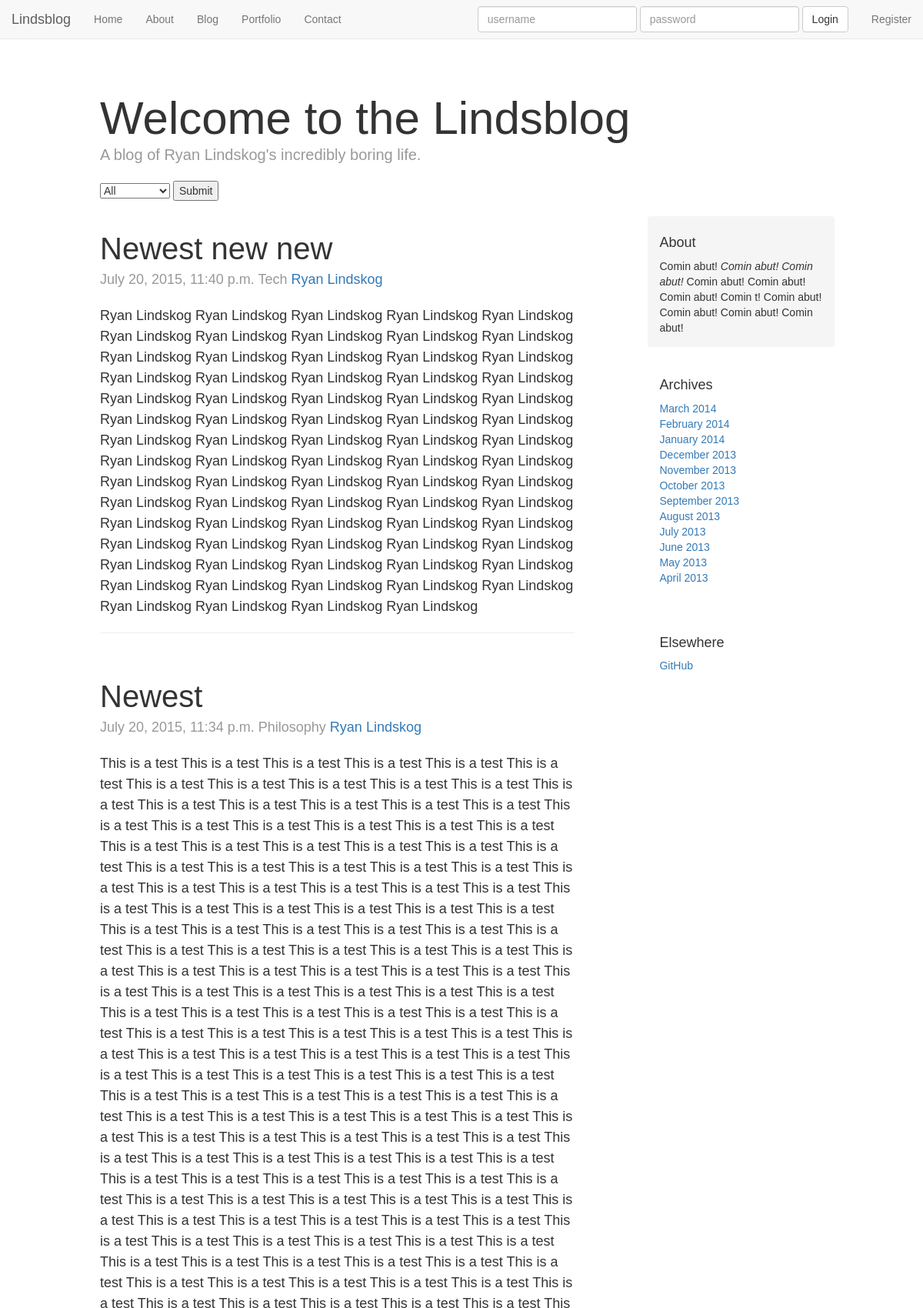
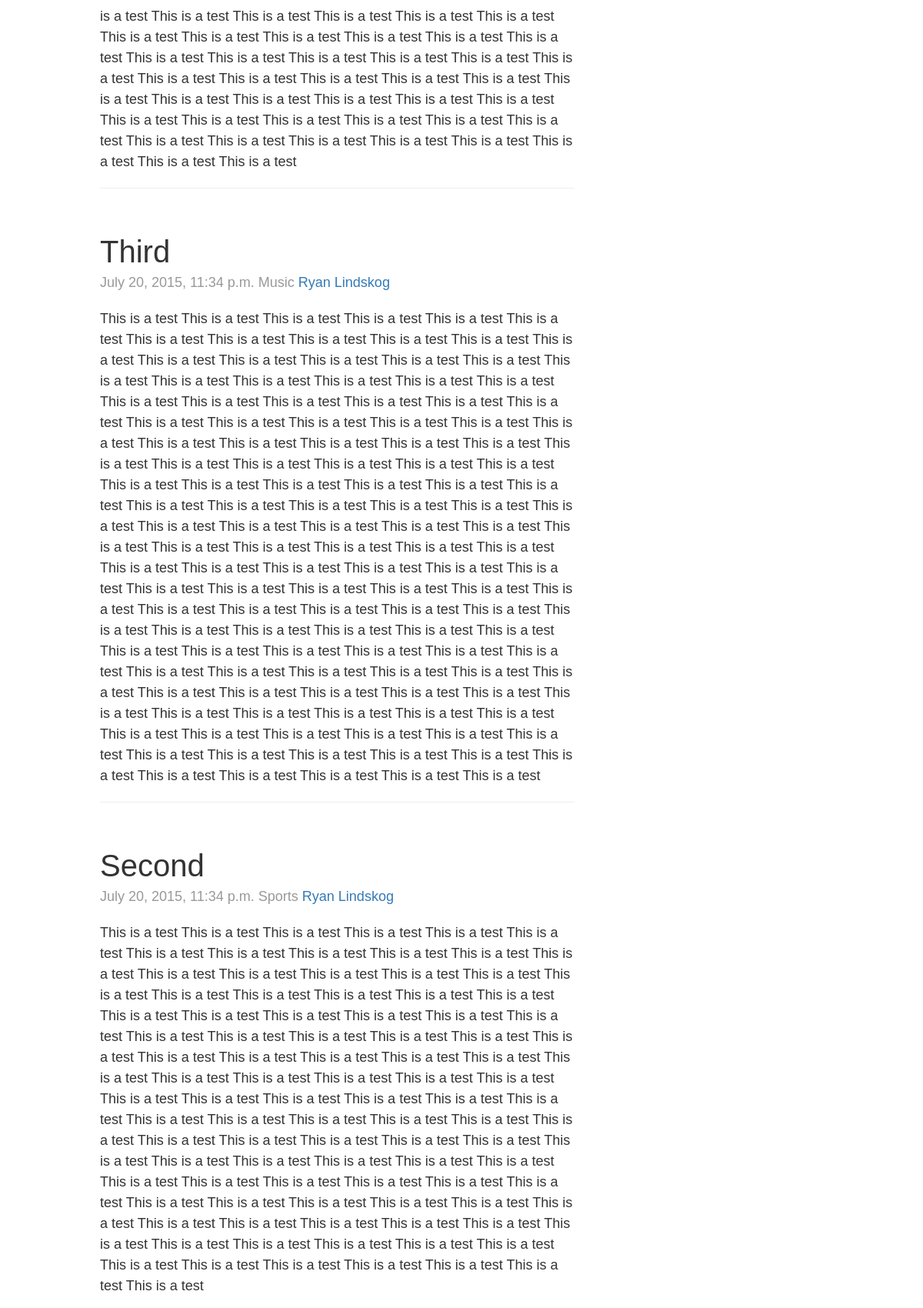
Screenshot of /blog/ (upper part) with the database file from the repository (2 pictures, top to bottom).
### blog/models.py (models this page shows, shortened)
class Post(models.Model):
    title = models.CharField(max_length=120)
    author = models.CharField(default='Ryan Lindskog', max_length=50)
    CATEGORY_CHOICES = (
        ('Tech', 'Tech'),
        ('Sports', 'Sports'),
        ('Music', 'Music'),
        ('Philosophy', 'Philosophy'),
    )
    category = models.CharField(max_length=120, choices=CATEGORY_CHOICES, default='All')
    body = models.TextField()
    created = models.DateTimeField(auto_now_add=True, auto_now=False)
    edited = models.DateTimeField(auto_now_add=False, auto_now=True)
    slug = models.SlugField(max_length=120, unique=True)

### blog/views.py (the view)
# urls.py: 2. Add a URL to urlpatterns:  url(r'^blog/', include(blog_urls))
def blog(request):
    form = CategoryForm(request.POST or None)
    if form.is_valid():
        category = form.cleaned_data.get('category')
    else:
        category = 'All'
    print(category)
    entries = Post.objects.order_by("-created").all()  # order_by("-created") to reverse
    entry_list = list(entries)
    paginator = Paginator(entries, 12)
    for i in entries:
        print(i.created)
    try:
        page = int(request.GET.get("page", '1')) # this is where you set beginning page!  If you want it to start from last, page = paginator.num_pages
    except ValueError:
        page = 1
    try:
        entries = paginator.page(page)
    except (InvalidPage, EmptyPage):
        entries = paginator.page(paginator.num_pages)
    template = 'blog.html'
    context = dict(posts=entries, user=request.user, form=form, category=category, title=template_title(request))
    return render(request, template, context)

### blog/forms.py
class CategoryForm(forms.Form):
    CATEGORY_CHOICES = (
        ('All', 'All'),
        ('Tech', 'Tech'),
        ('Sports', 'Sports'),
        ('Music', 'Music'),
        ('Philosophy', 'Philosophy'),
    )
    category = forms.ChoiceField(choices=CATEGORY_CHOICES, label='category')

### home/views.py (called while the page is built)
def template_title(a_request):
    user = a_request.user
    path = a_request.get_full_path()
    if path == '/':
        current_page = 'Home'
    else:
        split_path = path.split('/')
        if len(split_path) > 1:
            current_page = path.split('/')[1].title()
        else:
            current_page = path.split('/')[-1].title()
    if user.is_authenticated():
        title_string = "%s | %s" % (user, current_page)
    else:
        title_string = "Signup! | %s" % current_page
    return title_string

### templates/blog.html (shortened to what this page needs)
{% extends 'base.html' %}
{% load crispy_forms_tags %}
  {% block content %}
      <div class="container">
        <div class="blog-header">
            <h1 class="blog-title">Welcome to the Lindsblog</h1>
            <p class="lead blog-description">A blog of Ryan Lindskog's incredibly boring life.</p>
            <form action="" method="post">
                {% for choice in form %}
                        {{ choice }}
                {% endfor %}
                <input type="submit" value="Submit" />
            </form>
          </div>
  <div class="row">
    <div class="col-sm-8 blog-main">
    {% for post in posts %}
        {% if post.category == category %}
            <div class="blog-post">
                <h2 class="blog-post-title"> {{ post.title }} </h2>
                <p class="blog-post-meta">{{ post.created }} {{ post.category }} <a href="#">{{ post.author }}</a></p>
                <p>{{ post.body }}</p>
                <hr>
            </div>
        {% elif category == 'All' %}
            <div class="blog-post">
                <h2 class="blog-post-title"> {{ post.title }} </h2>
                <p class="blog-post-meta">{{ post.created }} {{ post.category }} <a href="#">{{ post.author }}</a></p>
                <p>{{ post.body }}</p>
                <hr>
            </div>
        {% endif %}
    {% endfor %}
    </div>
        <div class="col-sm-3 col-sm-offset-1 blog-sidebar">
          <div class="sidebar-module sidebar-module-inset">
            <h4>About</h4>
            <p>Comin abut! <em>Comin abut! Comin abut! </em> Comin abut! Comin abut! Comin abut! Comin <abu></abu>t! Comin abut! Comin abut! Comin abut! Comin abut! </p>
          </div>
          <div class="sidebar-module">
            <h4>Archives</h4>
            <ol class="list-unstyled">
              <li><a href="#">March 2014</a></li>
              <li><a href="#">February 2014</a></li>
              <li><a href="#">January 2014</a></li>
              <li><a href="#">December 2013</a></li>
              <li><a href="#">November 2013</a></li>
              <li><a href="#">October 2013</a></li>
              <li><a href="#">September 2013</a></li>
              <li><a href="#">August 2013</a></li>
              <li><a href="#">July 2013</a></li>
              <li><a href="#">June 2013</a></li>
              <li><a href="#">May 2013</a></li>
              <li><a href="#">April 2013</a></li>
            </ol>
          </div>
          <div class="sidebar-module">
            <h4>Elsewhere</h4>
            <ol class="list-unstyled">
              <li><a href="https://github.com/rlindskog" target="_blank">GitHub</a></li>
            </ol>
          </div>
        </div>
      </div>
    </div>
  {% endblock %}

### static/static_dirs/css/site.css (style rules this page uses)
html, body { font-family: "Georgia", Georgia, Arial, sans-serif; }
@media (min-width: 1200px) { .container { width: 970px; } }
.blog-header { padding-top: 20px; padding-bottom: 20px; }
.blog-title { margin-top: 30px; margin-bottom: 0; font-size: 60px; font-weight: normal; }
.blog-description { font-size: 20px; color: #999; }
.blog-main { font-size: 18px; line-height: 1.5; }
.sidebar-module { padding: 15px; margin: 0 -15px 15px; }
.sidebar-module-inset { padding: 15px; background-color: #f5f5f5; border-radius: 4px; }
.sidebar-module-inset p:last-child, .sidebar-module-inset ul:last-child, .sidebar-module-inset ol:last-child { margin-bottom: 0; }
.blog-post { margin-bottom: 60px; }
.blog-post-title { margin-bottom: 5px; font-size: 40px; }
.blog-post-meta { margin-bottom: 20px; color: #999; }

### rows the page displays
Post: title "Newest new new", created "July 20, 2015, 11:40 p.m.", category "Tech", author "Ryan Lindskog", body "Ryan Lindskog Ryan Lindskog Ryan Lindskog Ryan Lindskog Ryan Lindskog Ryan Lindskog Ryan Lindskog Ryan Lindskog Ryan Lindskog Ryan Lindskog Ryan Lindskog Ryan Lindskog Ryan Lindskog Ryan Lindskog Ryan Lindskog Ryan Lindskog Ryan Lindskog Ryan Lindskog Ryan Lindskog Ryan Lindskog Ryan Lindskog Ryan Lindskog Ryan Lindskog Ryan Lindskog Ryan Lindskog Ryan Lindskog Ryan Lindskog Ryan Lindskog Ryan Lindskog Ryan Lindskog Ryan Lindskog Ryan Lindskog Ryan Lindskog Ryan Lindskog Ryan Lindskog Ryan Lindskog Ryan Lindskog Ryan Lindskog Ryan Lindskog Ryan Lindskog Ryan Lindskog Ryan Lindskog Ryan Lindskog Ryan Lindskog Ryan Lindskog Ryan Lindskog Ryan Lindskog Ryan Lindskog Ryan Lindskog Ryan Lindskog…"
Post: title "Newest", created "July 20, 2015, 11:34 p.m.", category "Philosophy", author "Ryan Lindskog", body "This is a test This is a test This is a test This is a test This is a test This is a test This is a test This is a test This is a test This is a test This is a test This is a test This is a test This is a test This is a test This is a test This is a test This is a test This is a test This is a test This is a test This is a test This is a test This is a test This is a test This is a test This is a test This is a test This is a test This is a test This is a test This is a test This is a test This is a test This is a test This is a test This is a test This is a test This is a test This is a test This is a test This is a test This is a test This is a test This is a test This is a test This is a…"
Post: title "Third", created "July 20, 2015, 11:34 p.m.", category "Music", author "Ryan Lindskog", body "This is a test This is a test This is a test This is a test This is a test This is a test This is a test This is a test This is a test This is a test This is a test This is a test This is a test This is a test This is a test This is a test This is a test This is a test This is a test This is a test This is a test This is a test This is a test This is a test This is a test This is a test This is a test This is a test This is a test This is a test This is a test This is a test This is a test This is a test This is a test This is a test This is a test This is a test This is a test This is a test This is a test This is a test This is a test This is a test This is a test This is a test This is a…"
Post: title "Second", created "July 20, 2015, 11:34 p.m.", category "Sports", author "Ryan Lindskog", body "This is a test This is a test This is a test This is a test This is a test This is a test This is a test This is a test This is a test This is a test This is a test This is a test This is a test This is a test This is a test This is a test This is a test This is a test This is a test This is a test This is a test This is a test This is a test This is a test This is a test This is a test This is a test This is a test This is a test This is a test This is a test This is a test This is a test This is a test This is a test This is a test This is a test This is a test This is a test This is a test This is a test This is a test This is a test This is a test This is a test This is a test This is a…"
